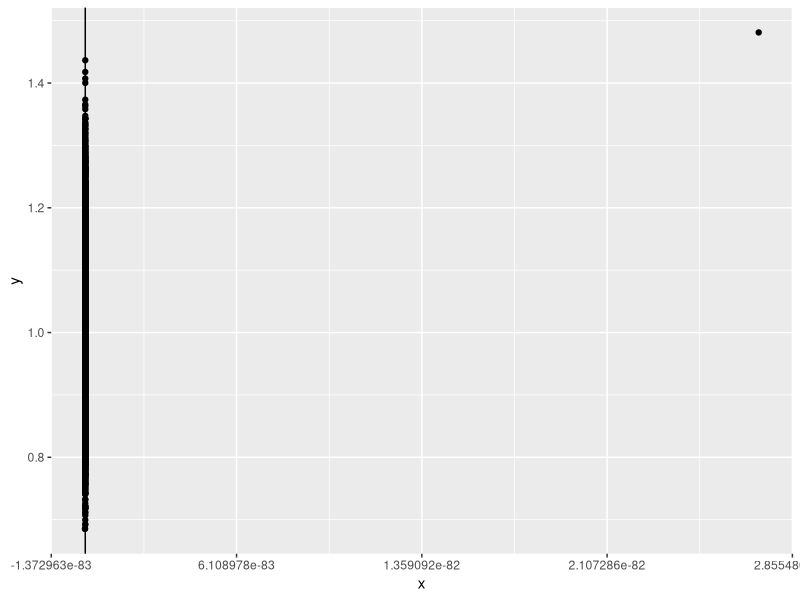
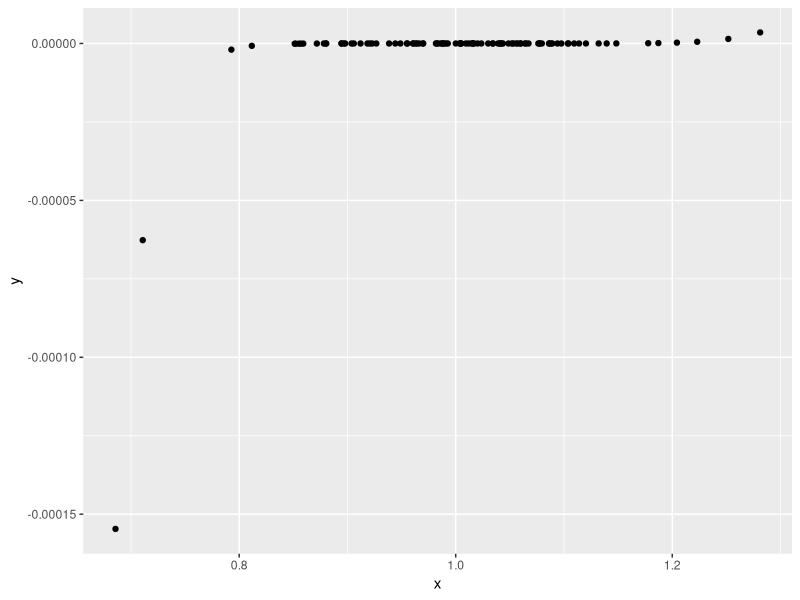
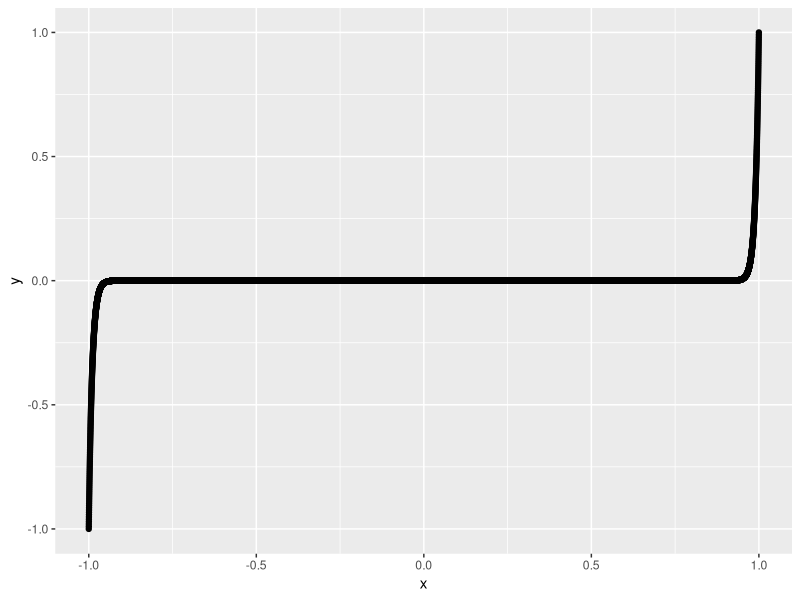

Recreate these plots in R, in order.
# https://psychometroscar.com/2018/09/04/the-spearman-correlation-doesnt-need-to-tell-you-anything-about-the-pearson-correlation/

# Neat little example showing that Spearman and Pearson correlations can be quite different!

N <- 1000000
Z <- rnorm(N, mean=0, sd=0.1)
X <- Z^201
Y <- exp(Z)

cor(X,Y, method="pearson")

cor(X,Y, method="spearman")

# Looking at it doesn't help much!
library(tidyverse)

tibble(x = X, y = Y) %>% 
  head(n = 10000) %>% 
  ggplot(aes(x = x, y = y)) +
  geom_vline(xintercept = 0) +
  geom_point()


# This is a toned down example - fewer points, and a lower power (z^9 rather than z^201)
# (I also flipped x and y just to make the picture easier to see)
# Varying the power is quite instructive

dat <- tibble(z = Z) %>% 
  head(n = 100) %>% 
  mutate(y = z^9) %>% 
  mutate(x = exp(z))

dat %>% 
  ggplot(aes(x = x, y = y)) +
  geom_point()

cor(dat$x, dat$y, method = "pearson")
cor(dat$x, dat$y, method = "spearman")


# It's possible to cook up a simpler, but less impressive, example

dat2 <- tibble(x = seq(from = -1, to = 1, by = 0.0001)) %>% 
  mutate(y = x^99)

cor(dat2$x, dat2$y, method = "pearson")
cor(dat2$x, dat2$y, method = "spearman")

dat2 %>% 
  ggplot(aes(x = x, y = y)) +
  geom_point()
